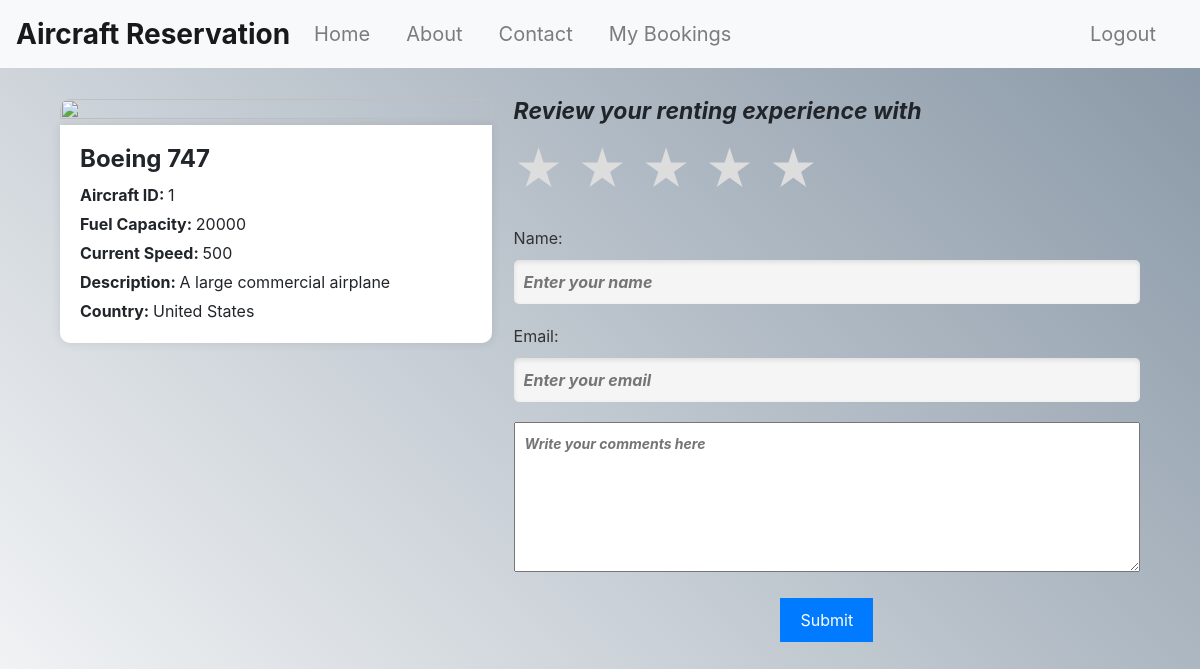
The app's page /review/1/ (signed in) with its own data.
### reservation/models.py (models this page shows)
class Booking(models.Model):
    STATUS_CHOICES = [
        ('Pending', 'Pending'),
        ('Confirmed', 'Confirmed'),
        ('Cancelled', 'Cancelled'),
        ('Completed', 'Completed'),
    ]
    aircraft = models.ForeignKey(Aircraft, on_delete=models.CASCADE)
    user = models.ForeignKey(User, on_delete=models.CASCADE)
    start_time = models.DateTimeField()
    end_time = models.DateTimeField()
    status = models.CharField(max_length=10, choices=STATUS_CHOICES, default='Pending')

class Aircraft(models.Model):
    id = models.BigAutoField(primary_key=True)
    currentSpeed = models.IntegerField()
    model = models.CharField(max_length = 50)
    fuelCapacity = models.IntegerField()
    timeForInspection = models.DateField()
    description = models.CharField(max_length=500, blank=True)
    image = models.ImageField(upload_to='static/Aircrafts_img/', blank=True, null=True)
    availability = models.BooleanField()
    country = models.CharField(max_length=100,default='Unknown')

### reservation/views.py (the view)
# urls.py: path('review/<int:aircraft_id>/', views.add_review, name='review'),
@csrf_exempt
@login_required
def add_review(request, aircraft_id):
    if request.method == 'POST':
        data = json.loads(request.body)
        comment = data.get('comment')
        rating = data.get('rating')
        name = data.get('name')
        email = data.get('email')
        if comment and rating and name and email:
            aircraft = get_object_or_404(Aircraft, id=aircraft_id)
            Review.objects.create(user=request.user, aircraft=aircraft, comment=comment, rating=int(rating))
            messages.success(request, "Your review has been submitted successfully")
            return render(request, 'review_confirmation.html')
        else:
            return JsonResponse({'error': 'Please fill all the fields'}, status=400)
    elif request.method == 'GET':
        booking = get_object_or_404(Booking, id=aircraft_id)
        return render(request, 'review.html', {'booking': booking})

### templates/review.html (shortened to what this page needs)
{% extends 'base.html' %}
{% block content %}
  {% load static %}
  <head>
    <link rel="stylesheet" type="text/css" href="{% static 'css/review.css' %}">
  </head>
  <body>
    <div class="container">
      <div class="first">
         <img src="{{ aircraft.image }}" alt="{{ aircraft.model }}">
        <div class="details">
          <div class="card-body">
            <h3 class="card-title">{{ booking.aircraft.model }}</h3>
            <p class="card-text"><strong>Aircraft ID: </strong>{{ booking.id }}</p>
            <p class="card-text"><strong>Fuel Capacity: </strong>{{ booking.aircraft.fuelCapacity }}</p>
            <p class="card-text"><strong>Current Speed: </strong>{{ booking.aircraft.currentSpeed }}</p>
            <p class="card-text"><strong>Description: </strong>{{ booking.aircraft.description }}</p>
            <p class="card-text"><strong>Country: </strong>{{ booking.aircraft.country }}</p>
          </div>
        </div>
      </div>
      <div class="review-form">
        <form method="post">
          <h1>Review your renting experience with {{ aircraft.model }}</h1>
          <div class="form-group">
            <div class="rating">
              <span class="star" data-value="1">&#9733;</span>
              <span class="star" data-value="2">&#9733;</span>
              <span class="star" data-value="3">&#9733;</span>
              <span class="star" data-value="4">&#9733;</span>
              <span class="star" data-value="5">&#9733;</span>
            </div>
          </div>
          <div class="form-group">
            <label for="name">Name:</label>
            <input type="text" id="name" name="name" placeholder="Enter your name">
          </div>
          <div class="form-group">
            <label for="email">Email:</label>
            <input type="email" id="email" name="email" placeholder="Enter your email">
          </div>
          <textarea id="comment-box" name="comment" placeholder="Write your comments here"></textarea>
          <button id="submit-btn" type="submit">Submit</button>
        </form>
      </div>
  </body>
{% endblock %}

### static/css/base.css (style rules this page uses)
.first { flex: 0 0 50%; }
.details { flex: 0 0 50%; display: flex; align-items: center; justify-content: center; }

### static/css/review.css (style rules this page uses)
body { background-color: #f9f9f9; background-image: linear-gradient(45deg, #ffffff, lightslategray); background-repeat: no-repeat; background-size: 100% 1200px; background-position: center; }
.review-form { max-width: 700px; min-width: 58px; width: 58%; margin: 0 auto; float: right; }
.form-group { margin-bottom: 20px; }
label { display: block; font-size: 16px; color: #333; margin-bottom: 10px; }
input[type="text"], input[type="email"] { width: 100%; padding: 10px; font-size: 16px; border: none; border-radius: 5px; background-color: #f5f5f5; box-shadow: inset 0 2px 5px rgba(0, 0, 0, 0.1); transition: background-color 0.3s, box-shadow 0.3s; font-style: italic; font-weight: bold; }
.review-form h1 { font-size: 23px; font-style: italic; font-weight: bold; }
.review-form textarea { width: 100%; height: 150px; resize: vertical; padding: 10px; font-size: 14px; margin-bottom: 20px; font-style: italic; font-weight: bold; }
.review-form button { display: block; margin: 0 auto; padding: 10px 20px; font-size: 16px; background-color: #007bff; color: #fff; border: none; cursor: pointer; transition: background-color 0.3s; }
.rating { display: inline-block; font-size: 48px; }
.star { cursor: pointer; color: #ddd; transition: color 0.3s; }
.first { float: left; width: 40%; height: 100%; max-width: 506px; min-width: 40px; margin-right: 10px; align-items: center; justify-content: center; }
.first img { width: 100%; height: 100%; object-fit: cover; border-radius: 10px 10px 0 0; }
.card-body { background-color: #ffffff; border-radius: 0 0 10px 10px; box-shadow: 0 0 10px rgba(0, 0, 0, 0.1); }
.card-title { font-size: 24px; font-weight: bold; margin-bottom: 10px; }
.card-text { font-size: 16px; margin-bottom: 5px; }
.card-text strong { font-weight: bold; }

### records on screen
Booking: aircraft.model "Boeing 747", id "1", aircraft.fuelCapacity "20000", aircraft.currentSpeed "500", aircraft.description "A large commercial airplane", aircraft.country "United States"
